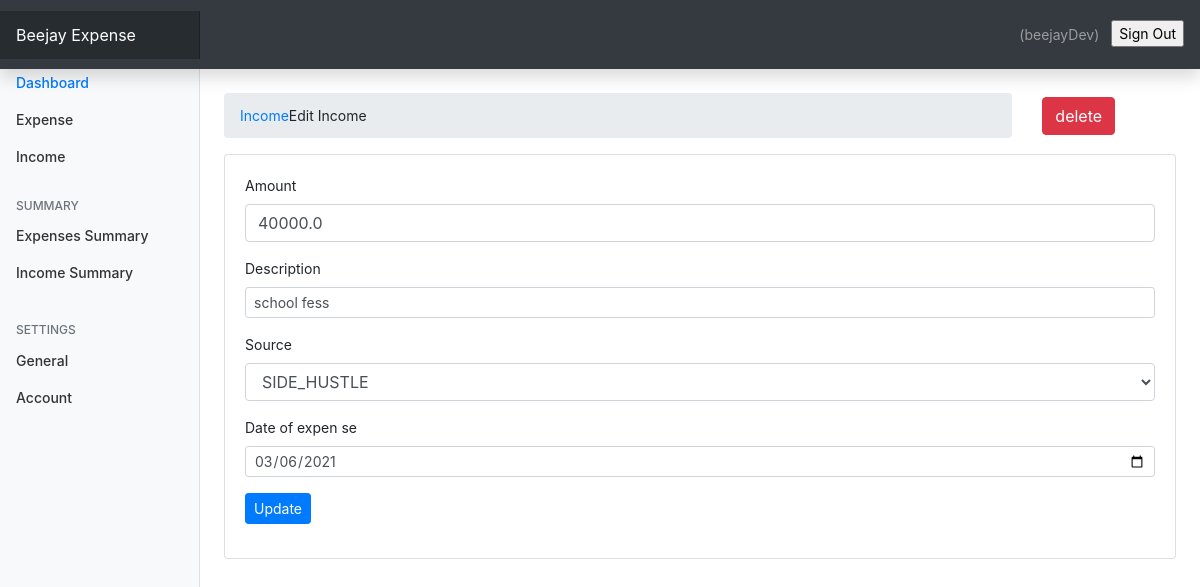
The page /income/income-edit/1 (signed in) on the database its author committed.
### userIncome/models.py (models this page shows, shortened)
class Income(models.Model):
    amount = models.FloatField()
    date = models.DateField(default=now)
    description = models.TextField()
    user = models.ForeignKey(to=User, on_delete=models.CASCADE)
    source = models.CharField(max_length=256)
    class Meta:
        ordering = ['-date']

### userIncome/views.py (the view, shortened to what this page needs)
# urls.py: path('income-edit/<int:id>', views.income_edit, name='edit-income'),
@login_required(login_url='/login')
def income_edit(request, id):
    sources = Source.objects.all()
    income= Income.objects.get(pk=id)
    context = {
            'income': income,
            'values': income,
            'sources': sources
            }
    if request.method == "GET":
        return render(request, 'income/edit_income.html', context)

### templates/income/edit_income.html (shortened to what this page needs)
{% extends 'base.html' %}                                                                                             {% block content %}                                                                                                   <div class="conatainer mt-4">                                      <div class='row'>
                <div class="col-md-10">                                            <nav aria-label="breadcrumb">                                      <ol class="breadcrumb">                                            <li class="breadcrumb-item"><a href="{% url 'income' %}">Income</a></li>
                                        <li class="breadcru
mb-item active" aria-current="page">Edit Income</li>                                      </ol>                                      </div>                                                     <div class="col-md-2 mt-1">                                        <a class="btn btn-danger" href="{% url 'delete-income' income.id %}">delete</a>                             </div>                                             </div>
</div>                                                             <div class="card">                                                 <div class="card-body">                                            <form action="{% url 'edit-income' income.id%}" method='POST'>
                                            {% csrf_token %}                                                                                  <div class="form-group">
                                <label for="amount">Amount</label>
                                <input                                                     type="number"
                                class="form-control form-co
ntrol-sm"
                                name="amount"                                              value="{{ values.amount }}"                                >
					    </div>                                                     <div class="form-group">                                           <label for="description">Description</label>                                                                          <input                                                     type="text"                                                class="form-control form-control-sm"                                                                                  name="description"                                         value="{{ values.description}}">
						    </div>
						    <div class="form-group">                                           <label for="">Source</label>                                                                                        <select class="form-control" name="source">                                                                                 <option selected name="source" value="{{ values.source }}">{{ values.source }}</option>
                                                                               </select>
                        </div>                                                     <div class="form-group">
                                <label for="">Date of expen
se</label>
                                <input type="date" class="form-control form-control-sm" name="income_date" value="{{ values.date | date:'Y-m-d' }}" />
        </div>                                                                     <input type="submit" value="Update" class="btn btn-primary btn-sm" />                                         </form>                                                    </div>                                             </div>                                             </div>                                                                                                                                                                           {% endblock content %}

### templates/navbar.html (shortened to what this page needs)
<nav class="navbar navbar-dark sticky-top bg-dark flex-md-nowrap p-0 shadow">
  <a class="navbar-brand col-md-3 col-lg-2 mr-0 px-3" href="#">Beejay Expense</a>
  <ul class="navbar-nav px-3" style="display: flex; flex-direction: row; align-items: center;">
	  <li class='nav-item text-nowrap'>
    <span class="nav-link mr-1" href="">({{ request.user.username }})</span>
    </li>
	  <li class='nav-item text-nowrap mt-1 ml-2 mb-2'>
		  <form action="{% url 'logout' %}" method='post' />
			  <input class='mt-3 text text-capitalize' type='submit' value='sign out' />
    </li>
  </ul>
</nav>

### static/css/dashboard.css (style rules this page uses)
body { font-size: .875rem; }
.navbar-brand { padding-top: .75rem; padding-bottom: .75rem; font-size: 1rem; background-color: rgba(0, 0, 0, .25); box-shadow: inset -1px 0 0 rgba(0, 0, 0, .25); }

### static/css/main.css (style rules this page uses)
body { margin: 0; padding: 0; }

### rows shown on the page
Income: amount "40000.0", description "school fess", source "SIDE_HUSTLE", income_date "03/06/2021"

### other values the page prints
{{ request.user.username }} "beejayDev"
